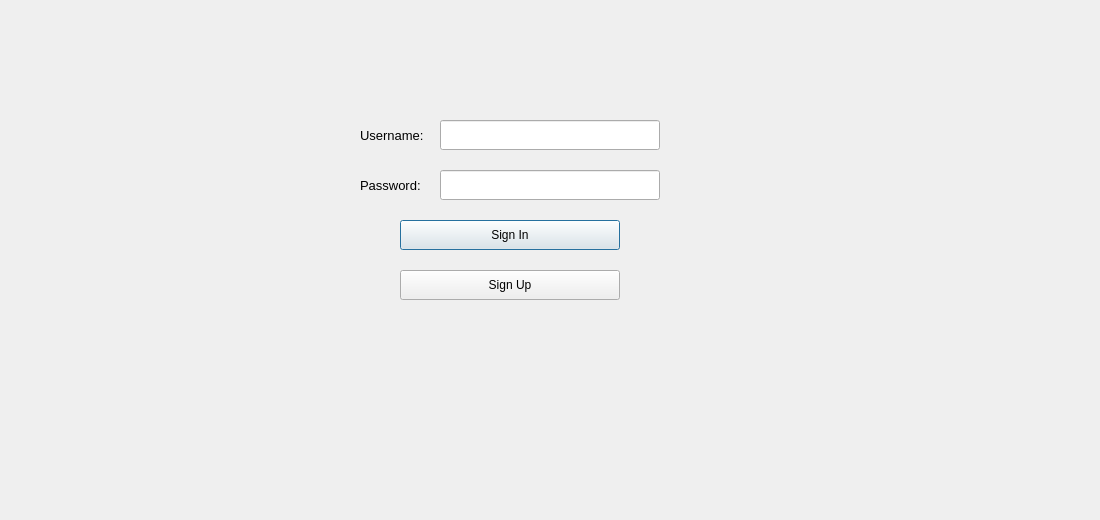
<?xml version="1.0" encoding="UTF-8"?>
<ui version="4.0">
 <class>MainWindow</class>
 <widget class="QMainWindow" name="MainWindow">
  <property name="geometry">
   <rect>
    <x>0</x>
    <y>0</y>
    <width>1100</width>
    <height>520</height>
   </rect>
  </property>
  <property name="windowTitle">
   <string>Battleship</string>
  </property>
  <widget class="QWidget" name="centralwidget">
   <widget class="QStackedWidget" name="stackedWidget">
    <property name="geometry">
     <rect>
      <x>0</x>
      <y>0</y>
      <width>1100</width>
      <height>520</height>
     </rect>
    </property>
    <property name="currentIndex">
     <number>0</number>
    </property>
    <widget class="QWidget" name="loginPage">
     <widget class="QLabel" name="label_2">
      <property name="geometry">
       <rect>
        <x>360</x>
        <y>170</y>
        <width>80</width>
        <height>30</height>
       </rect>
      </property>
      <property name="font">
       <font>
        <pointsize>10</pointsize>
       </font>
      </property>
      <property name="text">
       <string>Password:</string>
      </property>
     </widget>
     <widget class="QLineEdit" name="edtPassword">
      <property name="geometry">
       <rect>
        <x>440</x>
        <y>170</y>
        <width>220</width>
        <height>30</height>
       </rect>
      </property>
      <property name="font">
       <font>
        <pointsize>10</pointsize>
       </font>
      </property>
      <property name="inputMask">
       <string/>
      </property>
      <property name="echoMode">
       <enum>QLineEdit::Password</enum>
      </property>
     </widget>
     <widget class="QLabel" name="label">
      <property name="geometry">
       <rect>
        <x>360</x>
        <y>120</y>
        <width>80</width>
        <height>30</height>
       </rect>
      </property>
      <property name="font">
       <font>
        <pointsize>10</pointsize>
       </font>
      </property>
      <property name="text">
       <string>Username:</string>
      </property>
     </widget>
     <widget class="QPushButton" name="btnSignUp">
      <property name="geometry">
       <rect>
        <x>400</x>
        <y>270</y>
        <width>220</width>
        <height>30</height>
       </rect>
      </property>
      <property name="text">
       <string>Sign Up</string>
      </property>
     </widget>
     <widget class="QLineEdit" name="edtUsername">
      <property name="geometry">
       <rect>
        <x>440</x>
        <y>120</y>
        <width>220</width>
        <height>30</height>
       </rect>
      </property>
      <property name="font">
       <font>
        <pointsize>10</pointsize>
       </font>
      </property>
     </widget>
     <widget class="QPushButton" name="btnSignIn">
      <property name="geometry">
       <rect>
        <x>400</x>
        <y>220</y>
        <width>220</width>
        <height>30</height>
       </rect>
      </property>
      <property name="text">
       <string>Sign In</string>
      </property>
      <property name="default">
       <bool>true</bool>
      </property>
     </widget>
    </widget>
    <widget class="QWidget" name="mainPage">
     <widget class="QPushButton" name="btnSignOut">
      <property name="geometry">
       <rect>
        <x>20</x>
        <y>290</y>
        <width>150</width>
        <height>30</height>
       </rect>
      </property>
      <property name="text">
       <string>Sign Out</string>
      </property>
     </widget>
     <widget class="QPushButton" name="btnGetUsers">
      <property name="geometry">
       <rect>
        <x>20</x>
        <y>50</y>
        <width>150</width>
        <height>30</height>
       </rect>
      </property>
      <property name="text">
       <string>Refresh</string>
      </property>
     </widget>
     <widget class="QListWidget" name="listWidget">
      <property name="geometry">
       <rect>
        <x>190</x>
        <y>10</y>
        <width>500</width>
        <height>500</height>
       </rect>
      </property>
      <property name="horizontalScrollBarPolicy">
       <enum>Qt::ScrollBarAlwaysOff</enum>
      </property>
      <property name="selectionMode">
       <enum>QAbstractItemView::NoSelection</enum>
      </property>
      <property name="itemAlignment">
       <set>Qt::AlignHCenter</set>
      </property>
     </widget>
     <widget class="QLabel" name="label_5">
      <property name="geometry">
       <rect>
        <x>710</x>
        <y>10</y>
        <width>370</width>
        <height>30</height>
       </rect>
      </property>
      <property name="font">
       <font>
        <pointsize>10</pointsize>
        <bold>true</bold>
       </font>
      </property>
      <property name="styleSheet">
       <string notr="true">color: red;</string>
      </property>
      <property name="text">
       <string>History</string>
      </property>
      <property name="alignment">
       <set>Qt::AlignCenter</set>
      </property>
     </widget>
     <widget class="QLabel" name="txtUsername">
      <property name="geometry">
       <rect>
        <x>20</x>
        <y>10</y>
        <width>150</width>
        <height>30</height>
       </rect>
      </property>
      <property name="font">
       <font>
        <pointsize>10</pointsize>
       </font>
      </property>
      <property name="styleSheet">
       <string notr="true">color: blue;</string>
      </property>
      <property name="text">
       <string>Username</string>
      </property>
      <property name="textFormat">
       <enum>Qt::AutoText</enum>
      </property>
      <property name="scaledContents">
       <bool>false</bool>
      </property>
      <property name="alignment">
       <set>Qt::AlignCenter</set>
      </property>
     </widget>
     <widget class="QListWidget" name="listWidgetHistory">
      <property name="geometry">
       <rect>
        <x>710</x>
        <y>40</y>
        <width>370</width>
        <height>470</height>
       </rect>
      </property>
      <property name="selectionMode">
       <enum>QAbstractItemView::NoSelection</enum>
      </property>
     </widget>
     <widget class="QPushButton" name="btnQuickMatch">
      <property name="geometry">
       <rect>
        <x>20</x>
        <y>110</y>
        <width>150</width>
        <height>30</height>
       </rect>
      </property>
      <property name="text">
       <string>Quick Match</string>
      </property>
     </widget>
     <widget class="QPushButton" name="btnShowRank">
      <property name="geometry">
       <rect>
        <x>20</x>
        <y>170</y>
        <width>150</width>
        <height>30</height>
       </rect>
      </property>
      <property name="text">
       <string>Show Rank</string>
      </property>
     </widget>
     <widget class="QPushButton" name="btnPlayWithBot">
      <property name="geometry">
       <rect>
        <x>20</x>
        <y>230</y>
        <width>150</width>
        <height>30</height>
       </rect>
      </property>
      <property name="text">
       <string>Play with bot</string>
      </property>
     </widget>
    </widget>
    <widget class="QWidget" name="matchPage">
     <widget class="QGraphicsView" name="myView">
      <property name="geometry">
       <rect>
        <x>30</x>
        <y>90</y>
        <width>380</width>
        <height>380</height>
       </rect>
      </property>
     </widget>
     <widget class="QGraphicsView" name="enemyView">
      <property name="geometry">
       <rect>
        <x>690</x>
        <y>90</y>
        <width>380</width>
        <height>380</height>
       </rect>
      </property>
     </widget>
     <widget class="QLabel" name="label_3">
      <property name="geometry">
       <rect>
        <x>30</x>
        <y>50</y>
        <width>380</width>
        <height>30</height>
       </rect>
      </property>
      <property name="font">
       <font>
        <pointsize>11</pointsize>
        <bold>true</bold>
       </font>
      </property>
      <property name="styleSheet">
       <string notr="true">color: green;</string>
      </property>
      <property name="text">
       <string>Your board</string>
      </property>
      <property name="alignment">
       <set>Qt::AlignCenter</set>
      </property>
     </widget>
     <widget class="QLabel" name="label_4">
      <property name="geometry">
       <rect>
        <x>690</x>
        <y>50</y>
        <width>380</width>
        <height>30</height>
       </rect>
      </property>
      <property name="font">
       <font>
        <pointsize>11</pointsize>
        <bold>true</bold>
       </font>
      </property>
      <property name="styleSheet">
       <string notr="true">color: red;</string>
      </property>
      <property name="text">
       <string>Enemy board</string>
      </property>
      <property name="alignment">
       <set>Qt::AlignCenter</set>
      </property>
     </widget>
     <widget class="QLabel" name="txtStatus">
      <property name="geometry">
       <rect>
        <x>250</x>
        <y>20</y>
        <width>600</width>
        <height>30</height>
       </rect>
      </property>
      <property name="font">
       <font>
        <pointsize>11</pointsize>
       </font>
      </property>
      <property name="styleSheet">
       <string notr="true">color: blue;</string>
      </property>
      <property name="text">
       <string>Status</string>
      </property>
      <property name="alignment">
       <set>Qt::AlignCenter</set>
      </property>
     </widget>
     <widget class="QPushButton" name="btnOk">
      <property name="geometry">
       <rect>
        <x>460</x>
        <y>90</y>
        <width>180</width>
        <height>30</height>
       </rect>
      </property>
      <property name="text">
       <string>OK</string>
      </property>
     </widget>
     <widget class="QLabel" name="txtMe">
      <property name="geometry">
       <rect>
        <x>30</x>
        <y>480</y>
        <width>380</width>
        <height>30</height>
       </rect>
      </property>
      <property name="font">
       <font>
        <pointsize>10</pointsize>
       </font>
      </property>
      <property name="styleSheet">
       <string notr="true">color: green;</string>
      </property>
      <property name="text">
       <string>TextLabel</string>
      </property>
      <property name="alignment">
       <set>Qt::AlignCenter</set>
      </property>
     </widget>
     <widget class="QLabel" name="txtEnemy">
      <property name="geometry">
       <rect>
        <x>690</x>
        <y>480</y>
        <width>380</width>
        <height>30</height>
       </rect>
      </property>
      <property name="font">
       <font>
        <pointsize>10</pointsize>
       </font>
      </property>
      <property name="styleSheet">
       <string notr="true">color: red;</string>
      </property>
      <property name="text">
       <string>TextLabel</string>
      </property>
      <property name="alignment">
       <set>Qt::AlignCenter</set>
      </property>
     </widget>
     <widget class="QPushButton" name="btnSurrender">
      <property name="geometry">
       <rect>
        <x>460</x>
        <y>440</y>
        <width>180</width>
        <height>30</height>
       </rect>
      </property>
      <property name="text">
       <string>Surrender</string>
      </property>
     </widget>
     <widget class="QPlainTextEdit" name="chattxt">
      <property name="geometry">
       <rect>
        <x>420</x>
        <y>399</y>
        <width>261</width>
        <height>31</height>
       </rect>
      </property>
     </widget>
     <widget class="QListWidget" name="listchat">
      <property name="geometry">
       <rect>
        <x>420</x>
        <y>130</y>
        <width>261</width>
        <height>261</height>
       </rect>
      </property>
     </widget>
    </widget>
    <widget class="QWidget" name="replayPage">
     <widget class="QGraphicsView" name="player1View">
      <property name="geometry">
       <rect>
        <x>30</x>
        <y>90</y>
        <width>380</width>
        <height>380</height>
       </rect>
      </property>
     </widget>
     <widget class="QGraphicsView" name="player2View">
      <property name="geometry">
       <rect>
        <x>690</x>
        <y>90</y>
        <width>380</width>
        <height>380</height>
       </rect>
      </property>
     </widget>
     <widget class="QLabel" name="txtPlayer1">
      <property name="geometry">
       <rect>
        <x>30</x>
        <y>480</y>
        <width>380</width>
        <height>30</height>
       </rect>
      </property>
      <property name="font">
       <font>
        <pointsize>10</pointsize>
       </font>
      </property>
      <property name="styleSheet">
       <string notr="true">color: green;</string>
      </property>
      <property name="text">
       <string>Player1's board</string>
      </property>
      <property name="alignment">
       <set>Qt::AlignCenter</set>
      </property>
     </widget>
     <widget class="QLabel" name="txtPlayer2">
      <property name="geometry">
       <rect>
        <x>690</x>
        <y>480</y>
        <width>380</width>
        <height>30</height>
       </rect>
      </property>
      <property name="font">
       <font>
        <pointsize>10</pointsize>
       </font>
      </property>
      <property name="styleSheet">
       <string notr="true">color: red;</string>
      </property>
      <property name="text">
       <string>Player2's board</string>
      </property>
      <property name="alignment">
       <set>Qt::AlignCenter</set>
      </property>
     </widget>
     <widget class="QPushButton" name="btnExit">
      <property name="geometry">
       <rect>
        <x>440</x>
        <y>430</y>
        <width>220</width>
        <height>40</height>
       </rect>
      </property>
      <property name="font">
       <font>
        <pointsize>10</pointsize>
       </font>
      </property>
      <property name="text">
       <string>Exit</string>
      </property>
     </widget>
     <widget class="QPushButton" name="btnPrev">
      <property name="geometry">
       <rect>
        <x>440</x>
        <y>90</y>
        <width>100</width>
        <height>40</height>
       </rect>
      </property>
      <property name="font">
       <font>
        <pointsize>10</pointsize>
       </font>
      </property>
      <property name="text">
       <string>Prev</string>
      </property>
     </widget>
     <widget class="QPushButton" name="btnNext">
      <property name="geometry">
       <rect>
        <x>560</x>
        <y>90</y>
        <width>100</width>
        <height>40</height>
       </rect>
      </property>
      <property name="font">
       <font>
        <pointsize>10</pointsize>
       </font>
      </property>
      <property name="text">
       <string>Next</string>
      </property>
     </widget>
     <widget class="QLabel" name="txtReplayStatus">
      <property name="geometry">
       <rect>
        <x>310</x>
        <y>20</y>
        <width>480</width>
        <height>30</height>
       </rect>
      </property>
      <property name="font">
       <font>
        <pointsize>11</pointsize>
       </font>
      </property>
      <property name="styleSheet">
       <string notr="true">color: blue;</string>
      </property>
      <property name="text">
       <string>Replay status</string>
      </property>
      <property name="alignment">
       <set>Qt::AlignCenter</set>
      </property>
     </widget>
    </widget>
   </widget>
  </widget>
 </widget>
 <tabstops>
  <tabstop>edtUsername</tabstop>
  <tabstop>edtPassword</tabstop>
  <tabstop>btnSignIn</tabstop>
  <tabstop>btnSignUp</tabstop>
  <tabstop>btnSignOut</tabstop>
  <tabstop>btnGetUsers</tabstop>
 </tabstops>
 <resources/>
 <connections/>
</ui>
